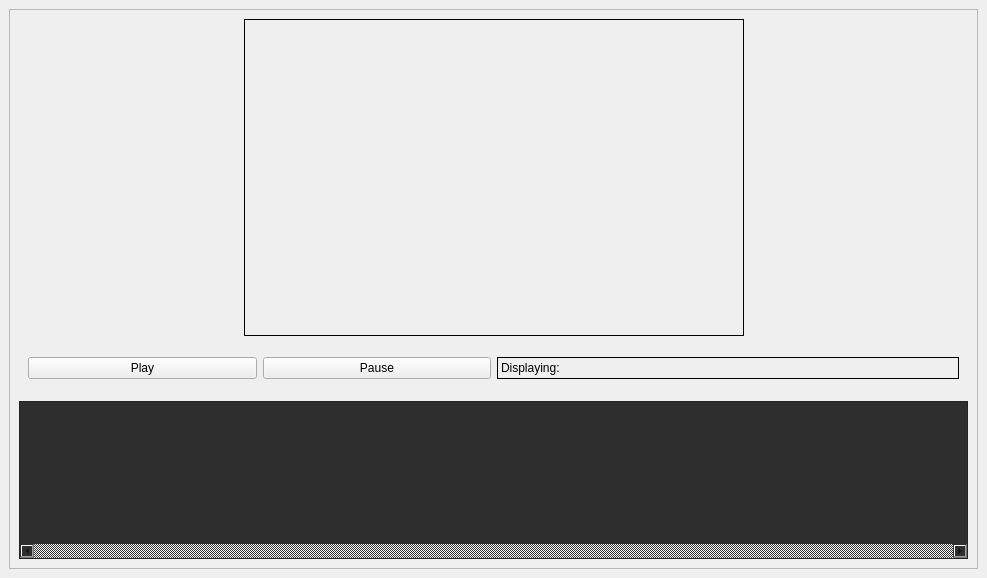
<?xml version="1.0" encoding="UTF-8"?>
<ui version="4.0">
 <class>MainWindow</class>
 <widget class="QMainWindow" name="MainWindow">
  <property name="geometry">
   <rect>
    <x>0</x>
    <y>0</y>
    <width>987</width>
    <height>578</height>
   </rect>
  </property>
  <property name="mouseTracking">
   <bool>false</bool>
  </property>
  <property name="windowTitle">
   <string>MainWindow</string>
  </property>
  <widget class="QWidget" name="centralwidget">
   <layout class="QGridLayout" name="gridLayout_3">
    <item row="0" column="0">
     <layout class="QGridLayout" name="gridLayout">
      <property name="sizeConstraint">
       <enum>QLayout::SetNoConstraint</enum>
      </property>
      <item row="0" column="0">
       <widget class="QFrame" name="frame">
        <property name="autoFillBackground">
         <bool>true</bool>
        </property>
        <property name="frameShape">
         <enum>QFrame::StyledPanel</enum>
        </property>
        <property name="frameShadow">
         <enum>QFrame::Raised</enum>
        </property>
        <layout class="QGridLayout" name="gridLayout_4">
         <item row="2" column="0" colspan="3">
          <widget class="QScrollArea" name="scrollArea">
           <property name="sizePolicy">
            <sizepolicy hsizetype="MinimumExpanding" vsizetype="Preferred">
             <horstretch>0</horstretch>
             <verstretch>3</verstretch>
            </sizepolicy>
           </property>
           <property name="mouseTracking">
            <bool>true</bool>
           </property>
           <property name="focusPolicy">
            <enum>Qt::StrongFocus</enum>
           </property>
           <property name="styleSheet">
            <string notr="true">background-color: rgb(47, 46, 47);</string>
           </property>
           <property name="verticalScrollBarPolicy">
            <enum>Qt::ScrollBarAlwaysOff</enum>
           </property>
           <property name="horizontalScrollBarPolicy">
            <enum>Qt::ScrollBarAlwaysOn</enum>
           </property>
           <property name="sizeAdjustPolicy">
            <enum>QAbstractScrollArea::AdjustIgnored</enum>
           </property>
           <property name="widgetResizable">
            <bool>true</bool>
           </property>
           <widget class="QWidget" name="scrollAreaWidgetContents_3">
            <property name="geometry">
             <rect>
              <x>0</x>
              <y>0</y>
              <width>933</width>
              <height>132</height>
             </rect>
            </property>
            <property name="sizePolicy">
             <sizepolicy hsizetype="Expanding" vsizetype="Preferred">
              <horstretch>0</horstretch>
              <verstretch>0</verstretch>
             </sizepolicy>
            </property>
            <layout class="QHBoxLayout" name="horizontalLayout_2">
             <item>
              <widget class="QLabel" name="synopsis">
               <property name="sizePolicy">
                <sizepolicy hsizetype="MinimumExpanding" vsizetype="Ignored">
                 <horstretch>0</horstretch>
                 <verstretch>2</verstretch>
                </sizepolicy>
               </property>
               <property name="minimumSize">
                <size>
                 <width>0</width>
                 <height>0</height>
                </size>
               </property>
               <property name="sizeIncrement">
                <size>
                 <width>0</width>
                 <height>0</height>
                </size>
               </property>
               <property name="baseSize">
                <size>
                 <width>912</width>
                 <height>112</height>
                </size>
               </property>
               <property name="mouseTracking">
                <bool>true</bool>
               </property>
               <property name="frameShape">
                <enum>QFrame::NoFrame</enum>
               </property>
               <property name="text">
                <string/>
               </property>
               <property name="scaledContents">
                <bool>false</bool>
               </property>
               <property name="alignment">
                <set>Qt::AlignCenter</set>
               </property>
              </widget>
             </item>
            </layout>
           </widget>
          </widget>
         </item>
         <item row="0" column="1">
          <widget class="QLabel" name="video">
           <property name="sizePolicy">
            <sizepolicy hsizetype="Preferred" vsizetype="Preferred">
             <horstretch>2</horstretch>
             <verstretch>6</verstretch>
            </sizepolicy>
           </property>
           <property name="maximumSize">
            <size>
             <width>500</width>
             <height>400</height>
            </size>
           </property>
           <property name="styleSheet">
            <string notr="true">border-color: rgb(58, 59, 59);
border: 1px solid;</string>
           </property>
           <property name="frameShape">
            <enum>QFrame::NoFrame</enum>
           </property>
           <property name="text">
            <string/>
           </property>
           <property name="scaledContents">
            <bool>false</bool>
           </property>
           <property name="alignment">
            <set>Qt::AlignCenter</set>
           </property>
           <property name="wordWrap">
            <bool>false</bool>
           </property>
          </widget>
         </item>
         <item row="1" column="0" colspan="3">
          <widget class="QFrame" name="frame_2">
           <property name="sizePolicy">
            <sizepolicy hsizetype="Preferred" vsizetype="Preferred">
             <horstretch>0</horstretch>
             <verstretch>1</verstretch>
            </sizepolicy>
           </property>
           <property name="frameShape">
            <enum>QFrame::NoFrame</enum>
           </property>
           <property name="frameShadow">
            <enum>QFrame::Raised</enum>
           </property>
           <layout class="QGridLayout" name="gridLayout_2">
            <item row="0" column="0">
             <layout class="QHBoxLayout" name="horizontalLayout">
              <item>
               <widget class="QPushButton" name="play_button">
                <property name="text">
                 <string>Play</string>
                </property>
                <property name="icon">
                 <iconset resource="icon/icon.qrc">
                  <normaloff>:/play/play.png</normaloff>:/play/play.png</iconset>
                </property>
               </widget>
              </item>
              <item>
               <widget class="QPushButton" name="pause_button">
                <property name="text">
                 <string>Pause</string>
                </property>
                <property name="icon">
                 <iconset resource="icon/icon.qrc">
                  <normaloff>:/play/pause.png</normaloff>:/play/pause.png</iconset>
                </property>
               </widget>
              </item>
             </layout>
            </item>
            <item row="0" column="1">
             <widget class="QLabel" name="Displaying">
              <property name="styleSheet">
               <string notr="true">border-color: rgb(58, 59, 59);
border: 1px solid;</string>
              </property>
              <property name="text">
               <string>Displaying: </string>
              </property>
             </widget>
            </item>
           </layout>
          </widget>
         </item>
        </layout>
       </widget>
      </item>
     </layout>
    </item>
   </layout>
  </widget>
  <action name="actionOpen">
   <property name="text">
    <string>Open</string>
   </property>
  </action>
 </widget>
 <resources>
  <include location="icon/icon.qrc"/>
 </resources>
 <connections/>
</ui>
